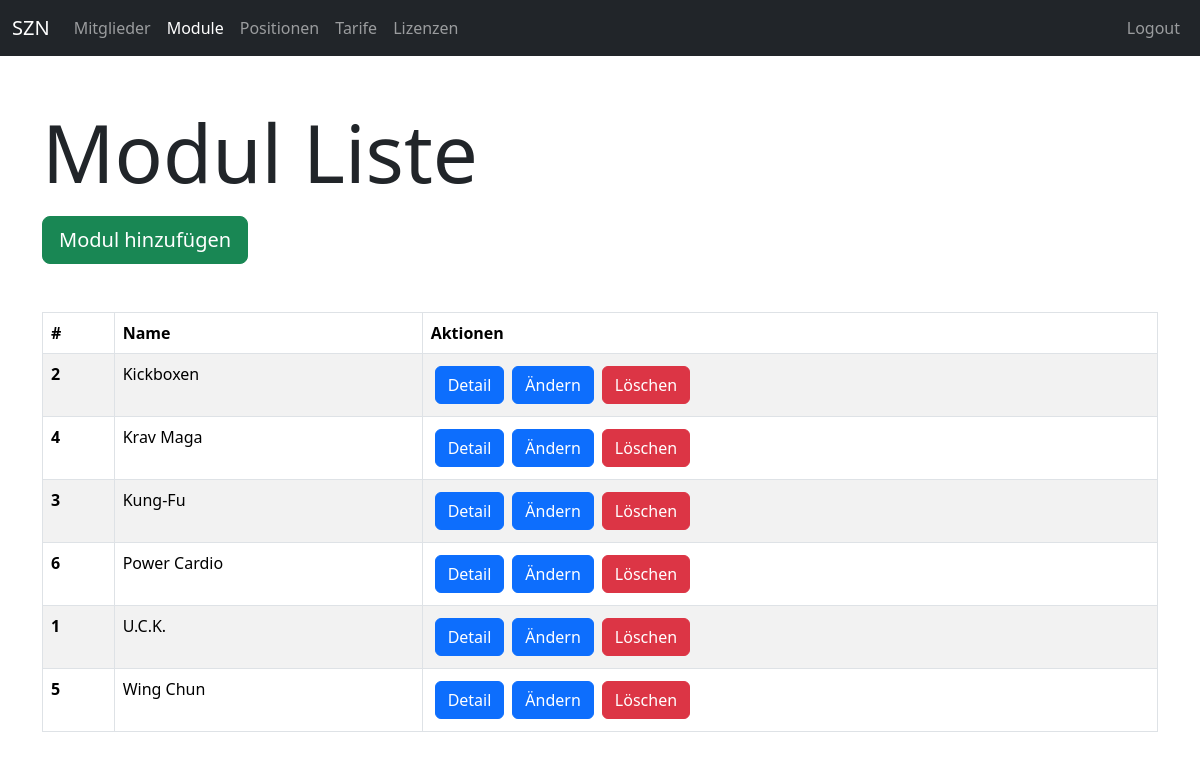
The app's page /members/modules/ (signed in) with its own data.
### members/models.py (models this page shows, shortened)
class Module(models.Model):
    name = models.CharField(max_length=255, unique=True)

### members/views/module_views.py (the view)
# urls.py: path("modules/", module_views.module_index, name="members-module-index"),
def module_index(request):
    if not request.user.is_authenticated:
        return helpers.not_auth_redirect()
    modules = models.Module.objects.all().order_by("name")
    return render(request, "members/module/module_index.html", {
        "title": "Modul Liste",
        "modules": modules
    })

### members/templates/members/module/module_index.html (shortened to what this page needs)
{% extends "base_one_col.html" %}
{% block header %}
    <div class="mb-3">
        <h1 class="display-1">{{ title }}</h1>
    </div>
    <div class="mb-5">
        <a class="btn btn-success btn-lg" href="{% url "members-module-new" %}">Modul hinzufügen</a>
    </div>
{% endblock %}
{% block main %}
    <div class="table-responsive">
        <table class="table table-striped table-bordered">
            <thead>
                <tr>
                    <th scope="col">#</th>
                    <th scope="col">Name</th>
                    <th scope="col">Aktionen</th>
                </tr>
            </thead>
            <tbody>
                {% for module in modules %}
                    <tr>
                        <th scope="row">{{ module.id }}</th>
                        <td>{{ module.name }}</td>
                        <td>
                            <div class="d-flex justify-content-start">
                                <a class="btn btn-primary m-1 d-block" href="{% url "members-module-detail" id=module.id %}">Detail</a>
                                <a class="btn btn-primary m-1 d-block" href="{% url "members-module-update" id=module.id %}">Ändern</a>
                                <a class="btn btn-danger m-1 d-block" href="{% url "members-module-delete" id=module.id %}">Löschen</a>
                            </div>
                        </td>
                    </tr>
                {% endfor %}
            </tbody>
        </table>
    </div>
{% endblock %}

### records on screen
Module: id "2", name "Kickboxen"
Module: id "4", name "Krav Maga"
Module: id "3", name "Kung-Fu"
Module: id "6", name "Power Cardio"
Module: id "1", name "U.C.K."
Module: id "5", name "Wing Chun"

### other values on screen
{{ title }} "Modul Liste"
